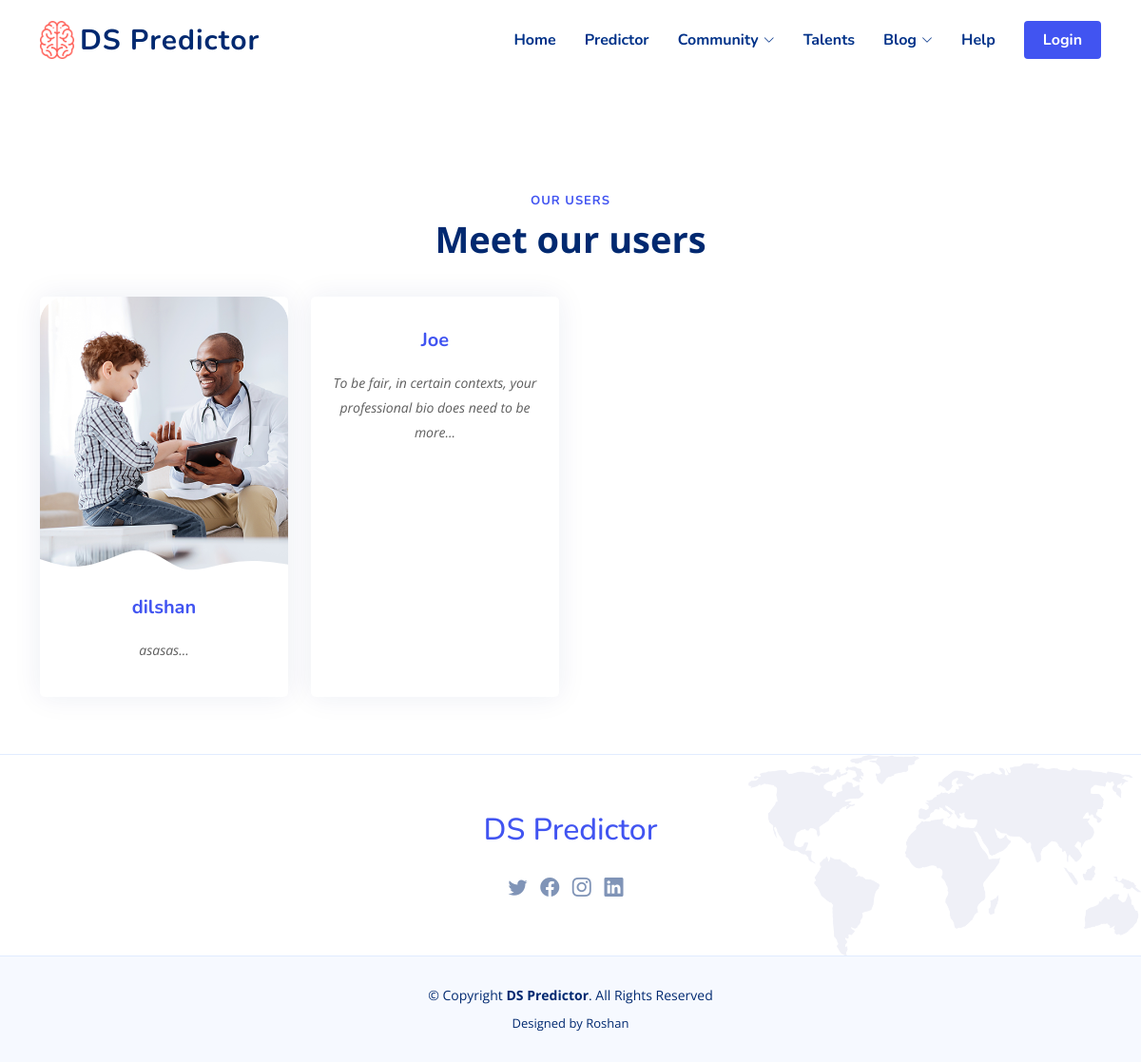
/accounts/patients, run on an earlier commit of the app's database.
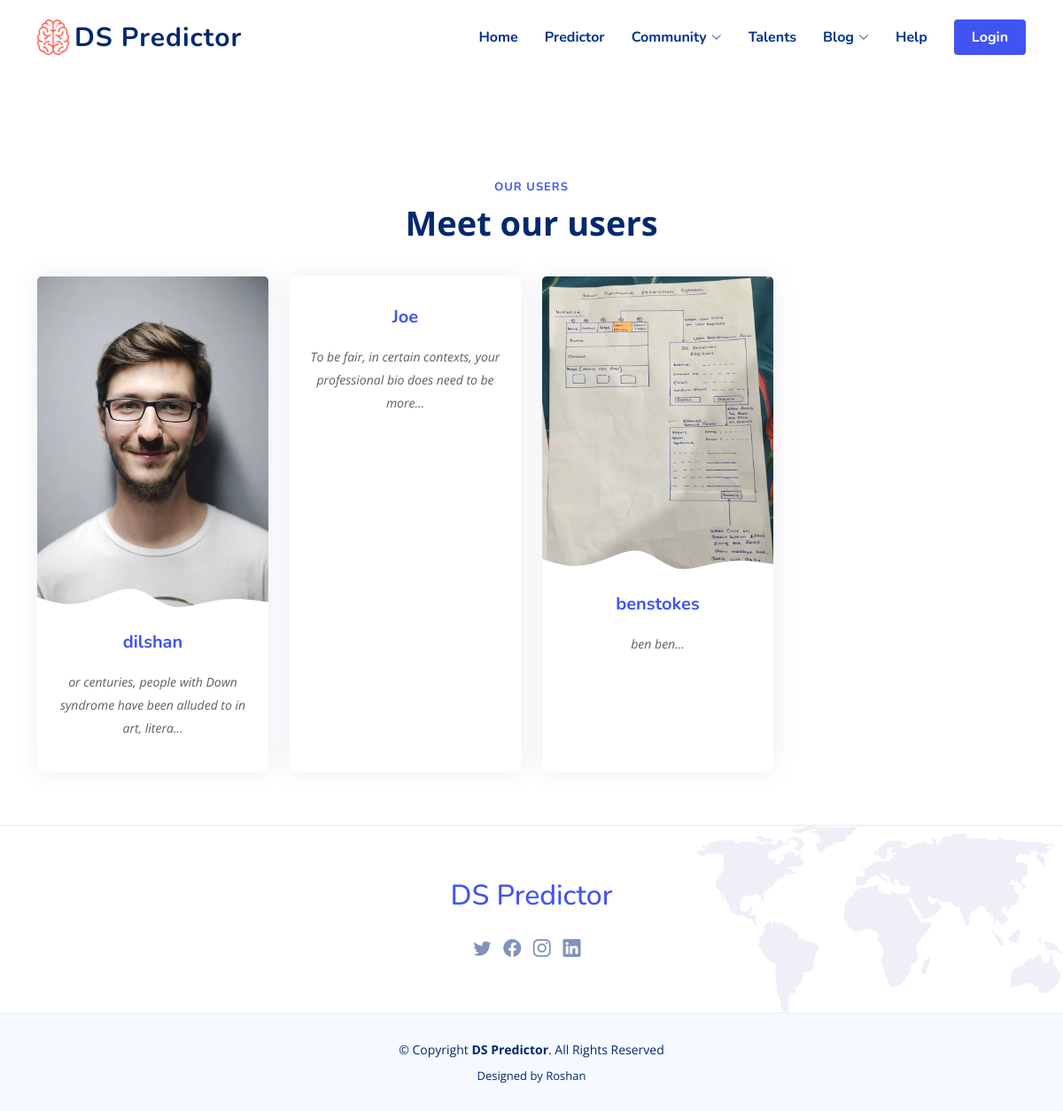
And on a later commit of the database.
### accounts/models.py (models this page shows, shortened)
class Patient(models.Model):
    p_id = models.AutoField(primary_key=True)
    user = models.ForeignKey(User,on_delete=models.CASCADE)
    profile_picture = models.ImageField(upload_to='photos/%Y/%m/%d/')
    address = models.CharField(max_length=200,blank=True)
    birth_date = models.DateField(default=datetime.now, blank=True)
    bio = models.TextField(max_length=1000,blank=True)
    email = models.EmailField(max_length=254, unique=True)
    guardian = models.CharField(max_length=150,null=True)
    phone = models.CharField(max_length=12, unique=True)
    is_instuctor = models.BooleanField(default=False)

### accounts/views.py (the view)
# urls.py: path('patients', views.Patients, name='Patients'),
def Patients(request):
  UserProfileObj = Patient.objects.order_by('p_id')
  paginator = Paginator(UserProfileObj, 8)
  page = request.GET.get('page')
  paged_patients = paginator.get_page(page)
  context = {
    'Patients': paged_patients
  }
  return render(request, 'accounts/patients.html', context)

### templates/accounts/patients.html (shortened to what this page needs)
{% extends 'base.html' %}
{% load static %}
{% block content %}
<section id="team" class="team">
  <br>
  <br>
  <br>
  <br>
  <br>
  <br>
  <div class="container" data-aos="fade-up">
    <header class="section-header">
      <h2>Our Users</h2>
      <p>Meet our users</p>
    </header>
    <div class="row gy-4">
      {% if Patients %}
        {% for UserModel in Patients %}
      <div class="col-lg-3 col-md-6 d-flex align-items-stretch" data-aos="fade-up" data-aos-delay="100">
        <div class="member">
          <div class="member-img">
            <img src="{{ UserModel.profile_picture.url }}" class="img-fluid" alt="" href="{% url 'patient' UserModel.pk %}">
          </div>
          <div class="member-info">
            <h4><a href="{% url 'patient' UserModel.pk %}">{{UserModel.user.username}}</a></h4>
            <p>{{UserModel.bio|slice:":75"}}...</p>
          </div>
        </div>
      </div>
      {% endfor %}
    {% else %}
      <div class="col-md-12">
        <p>No Patients Available</p>
      </div>
    {% endif %}
    </div>
  </div>
</section>
{% endblock  %}

What changed in the data, as far as the page shows it:
changed Patient "dilshan": profile_picture: a different picture; bio "asasas" → "or centuries, people with Down syndrome have been alluded to in art, litera"
added Patient: profile_picture (picture), user.username "benstokes", bio "ben ben"
